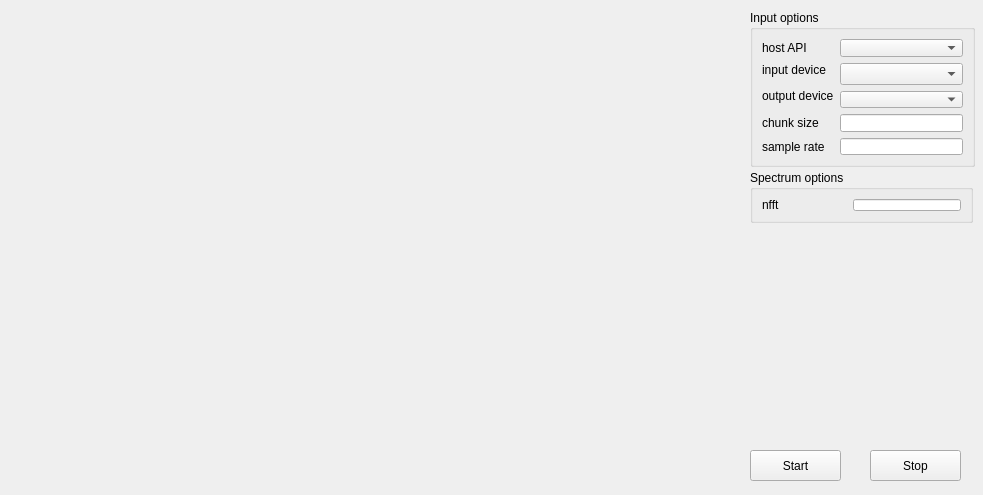
<?xml version="1.0" encoding="UTF-8"?>
<ui version="4.0">
 <class>Form</class>
 <widget class="QWidget" name="Form">
  <property name="geometry">
   <rect>
    <x>0</x>
    <y>0</y>
    <width>983</width>
    <height>495</height>
   </rect>
  </property>
  <property name="windowTitle">
   <string>Form</string>
  </property>
  <widget class="QWidget" name="plot_widget" native="true">
   <property name="geometry">
    <rect>
     <x>10</x>
     <y>10</y>
     <width>731</width>
     <height>471</height>
    </rect>
   </property>
  </widget>
  <widget class="QGroupBox" name="input_options_box">
   <property name="geometry">
    <rect>
     <x>750</x>
     <y>10</y>
     <width>225</width>
     <height>157</height>
    </rect>
   </property>
   <property name="title">
    <string>Input options</string>
   </property>
   <layout class="QGridLayout" name="gridLayout">
    <item row="0" column="0">
     <widget class="QLabel" name="host_api_label">
      <property name="text">
       <string>host API</string>
      </property>
     </widget>
    </item>
    <item row="0" column="1">
     <widget class="QComboBox" name="host_api_combo_box"/>
    </item>
    <item row="1" column="0">
     <widget class="QLabel" name="input_device_label">
      <property name="text">
       <string>input device</string>
      </property>
     </widget>
    </item>
    <item row="1" column="1" rowspan="2">
     <widget class="QComboBox" name="input_device_combo_box"/>
    </item>
    <item row="2" column="0" rowspan="2">
     <widget class="QLabel" name="output_device_label">
      <property name="text">
       <string>output device</string>
      </property>
     </widget>
    </item>
    <item row="3" column="1">
     <widget class="QComboBox" name="output_device_combo_box"/>
    </item>
    <item row="4" column="0">
     <widget class="QLabel" name="chunk_size_label">
      <property name="text">
       <string>chunk size</string>
      </property>
     </widget>
    </item>
    <item row="4" column="1">
     <widget class="QLineEdit" name="chunk_size_text_field"/>
    </item>
    <item row="5" column="0">
     <widget class="QLabel" name="sample_rate_label">
      <property name="text">
       <string>sample rate</string>
      </property>
     </widget>
    </item>
    <item row="5" column="1">
     <widget class="QLineEdit" name="sample_rate_text_field"/>
    </item>
   </layout>
  </widget>
  <widget class="QGroupBox" name="groupBox">
   <property name="geometry">
    <rect>
     <x>750</x>
     <y>170</y>
     <width>223</width>
     <height>53</height>
    </rect>
   </property>
   <property name="title">
    <string>Spectrum options</string>
   </property>
   <layout class="QGridLayout" name="gridLayout_2">
    <item row="0" column="0">
     <widget class="QLabel" name="nfft_label">
      <property name="text">
       <string>nfft</string>
      </property>
     </widget>
    </item>
    <item row="0" column="1">
     <spacer name="horizontalSpacer">
      <property name="orientation">
       <enum>Qt::Horizontal</enum>
      </property>
      <property name="sizeHint" stdset="0">
       <size>
        <width>40</width>
        <height>20</height>
       </size>
      </property>
     </spacer>
    </item>
    <item row="0" column="2">
     <widget class="QLineEdit" name="nfft_text_field"/>
    </item>
   </layout>
  </widget>
  <widget class="QPushButton" name="pushButton">
   <property name="geometry">
    <rect>
     <x>750</x>
     <y>450</y>
     <width>91</width>
     <height>31</height>
    </rect>
   </property>
   <property name="text">
    <string>Start</string>
   </property>
  </widget>
  <widget class="QPushButton" name="pushButton_2">
   <property name="geometry">
    <rect>
     <x>870</x>
     <y>450</y>
     <width>91</width>
     <height>31</height>
    </rect>
   </property>
   <property name="text">
    <string>Stop</string>
   </property>
  </widget>
 </widget>
 <resources/>
 <connections/>
</ui>
